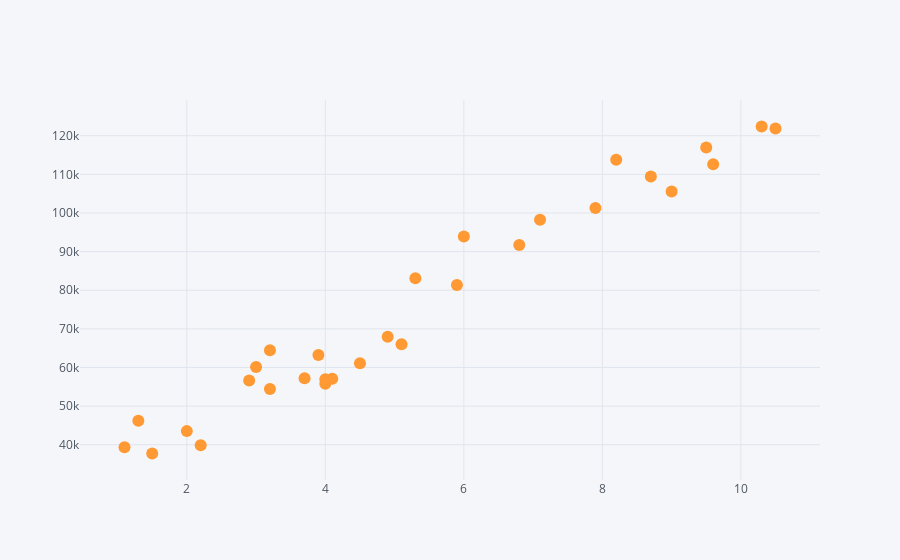

The code cell stored with this chart in its notebook:
### Code cell
df.iplot(x= "YearsExperience", y= "Salary", kind= "scatter", mode ="markers")

### Figure 1 — Plotly figure (JSON) as saved in the notebook; plotly's stock layout.template omitted (floating-point values rounded to 4 significant figures)
{"data": [{"line": {"color": "rgba(255, 153, 51, 1.0)", "dash": "solid", "shape": "linear", "width": 1.3}, "marker": {"size": 12, "symbol": "circle"}, "mode": "markers", "name": "Salary", "text": "", "type": "scatter", "x": [1.1, 1.3, 1.5, 2, 2.2, 2.9, 3, 3.2, 3.2, 3.7, 3.9, 4, 4, 4.1, 4.5, 4.9, 5.1, 5.3, 5.9, 6, 6.8, 7.1, 7.9, 8.2, 8.7, 9, 9.5, 9.6, 10.3, 10.5], "y": [39343, 46205, 37731, 43525, 39891, 56642, 60150, 54445, 64445, 57189, 63218, 55794, 56957, 57081, 61111, 67938, 66029, 83088, 81363, 93940, 91738, 98273, 101302, 113812, 109431, 105582, 116969, 112635, 122391, 121872]}], "layout": {"legend": {"bgcolor": "#F5F6F9", "font": {"color": "#4D5663"}}, "paper_bgcolor": "#F5F6F9", "plot_bgcolor": "#F5F6F9", "title": {"font": {"color": "#4D5663"}}, "xaxis": {"gridcolor": "#E1E5ED", "showgrid": true, "tickfont": {"color": "#4D5663"}, "title": {"font": {"color": "#4D5663"}, "text": ""}, "zerolinecolor": "#E1E5ED"}, "yaxis": {"gridcolor": "#E1E5ED", "showgrid": true, "tickfont": {"color": "#4D5663"}, "title": {"font": {"color": "#4D5663"}, "text": ""}, "zerolinecolor": "#E1E5ED"}}}
